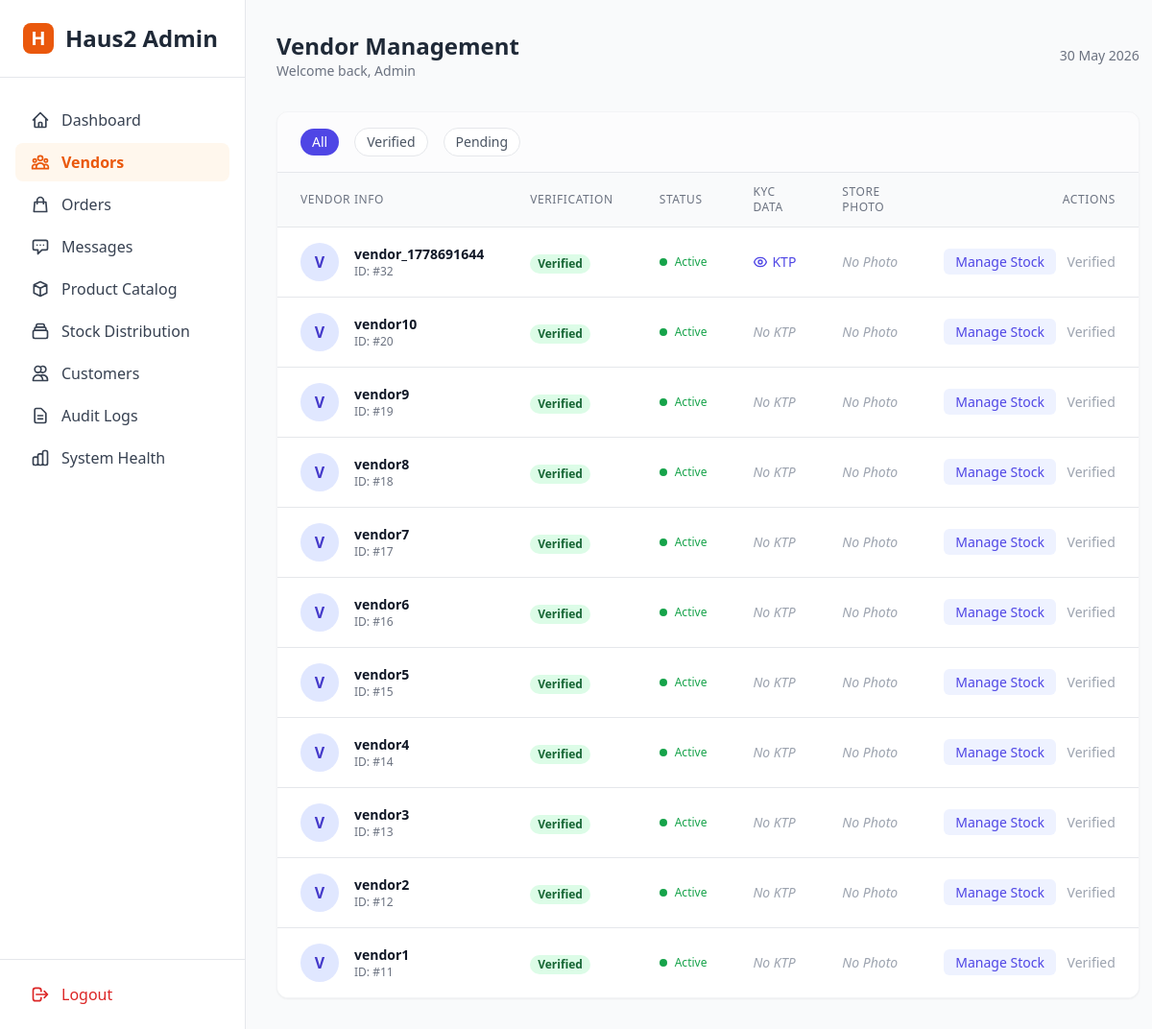
The page /web-admin/vendors (signed in) on the database as committed earlier.
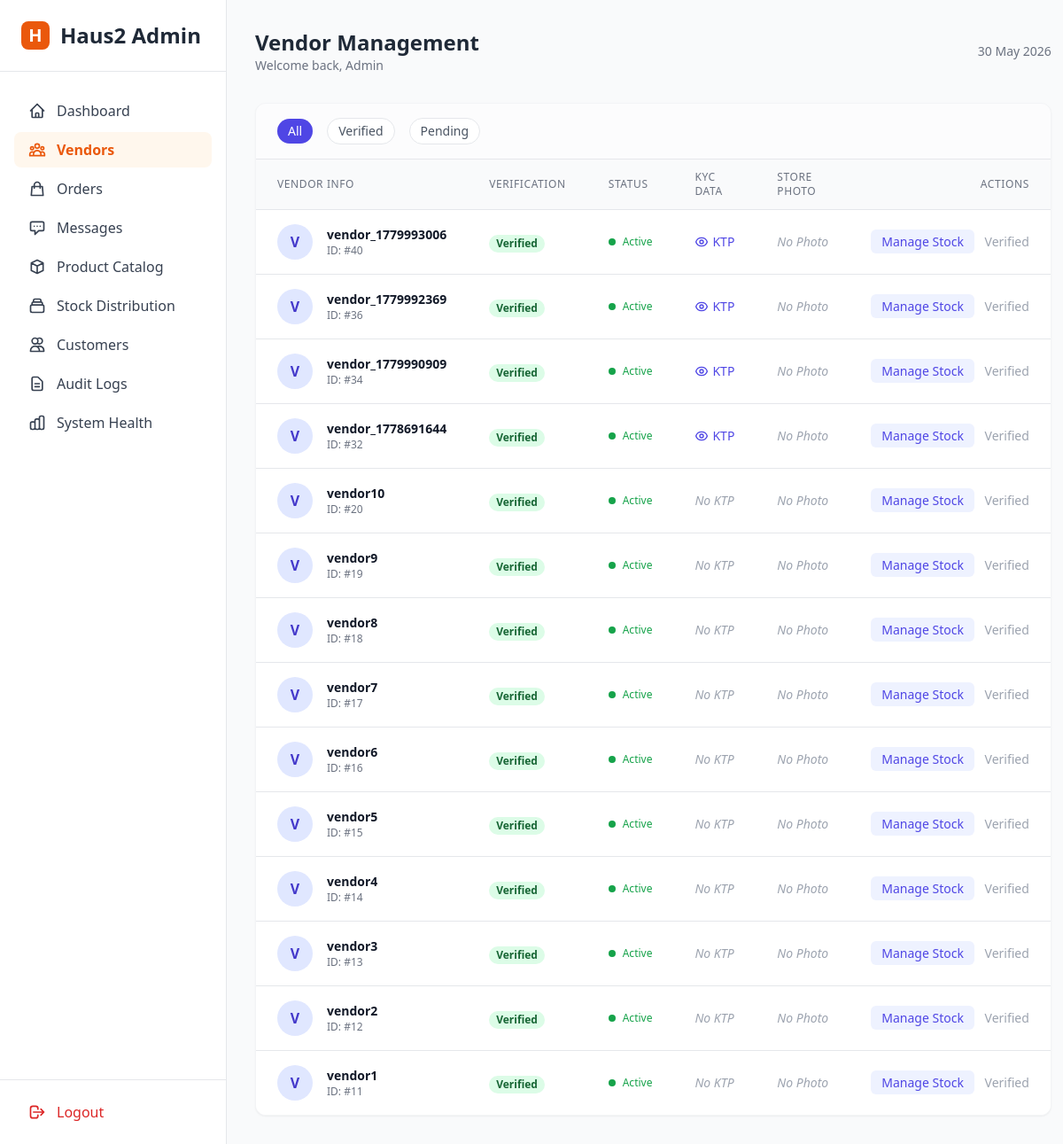
The same page on the database as committed later.
### app/models.py (models this page shows, shortened)
class User(db.Model, SerializerMixin):
    __tablename__ = 'users'
    id = db.Column(db.Integer, primary_key=True)
    username = db.Column(db.String(80), unique=True, nullable=False)
    password_hash = db.Column(db.String(128), nullable=False)
    role = db.Column(db.String(20), nullable=False) # admin, vendor, customer
    is_verified = db.Column(db.Boolean, default=False) # For Vendor KYC
    ktp_image_url = db.Column(db.String(255), nullable=True)
    store_image_url = db.Column(db.String(255), nullable=True)
    failed_login_attempts = db.Column(db.Integer, default=0)
    locked_until = db.Column(db.DateTime, nullable=True)
    latitude = db.Column(db.Float, nullable=True)
    longitude = db.Column(db.Float, nullable=True)
    is_active = db.Column(db.Boolean, default=True) # Toggle for vendors
    fcm_token = db.Column(db.String(255), nullable=True)
    created_at = db.Column(db.DateTime, default=lambda: datetime.now(timezone.utc))
    serialize_only = ('id', 'username', 'role', 'is_verified', 'latitude', 'longitude', 'is_active', 'created_at')

### app/web_admin.py (the view)
@web_admin_bp.route('/vendors', methods=['GET'])
def vendors():
    if 'admin_id' not in session:
        return redirect(url_for(LOGIN_ROUTE))
    status_filter = request.args.get('status', 'all')
    query = User.query.filter_by(role='vendor')
    if status_filter == 'pending':
        query = query.filter_by(is_verified=False)
    elif status_filter == 'verified':
        query = query.filter_by(is_verified=True)
    all_vendors = query.order_by(User.id.desc()).all()
    return render_template('admin/vendors.html', vendors=all_vendors, current_filter=status_filter)

### app/web_admin.py (called while the page is built)
@web_admin_bp.context_processor
def inject_globals():
    try:
        pending_vendors = User.query.filter_by(role='vendor', is_verified=False).count()
        unread_messages = 0
        admin_id = session.get('admin_id')
        if admin_id:
            unread_messages = ChatMessage.query.filter_by(receiver_id=admin_id, is_read=False).count()
        return {
            'now': datetime.now(timezone.utc),
            'pending_vendor_count': pending_vendors,
            'unread_msg_count': unread_messages
        }
    except:
        return {'now': datetime.now(), 'pending_vendor_count': 0, 'unread_msg_count': 0}

### app/templates/admin/vendors.html (shortened to what the changed rows need)
{% extends 'base.html' %}
{% block header_title %}Vendor Management{% endblock %}
{% block content %}
<div class="bg-white rounded-xl shadow-sm border border-gray-100 overflow-hidden">
    <div class="overflow-x-auto">
        <table class="min-w-full divide-y divide-gray-200">
            <thead class="bg-gray-50">
                <tr>
                    <th class="px-6 py-3 text-left text-xs font-medium text-gray-500 uppercase tracking-wider">Vendor Info</th>
                    <th class="px-6 py-3 text-left text-xs font-medium text-gray-500 uppercase tracking-wider">Verification</th>
                    <th class="px-6 py-3 text-left text-xs font-medium text-gray-500 uppercase tracking-wider">Status</th>
                    <th class="px-6 py-3 text-left text-xs font-medium text-gray-500 uppercase tracking-wider">KYC Data</th>
                    <th class="px-6 py-3 text-left text-xs font-medium text-gray-500 uppercase tracking-wider">Store Photo</th>
                    <th class="px-6 py-3 text-right text-xs font-medium text-gray-500 uppercase tracking-wider">Actions</th>
                </tr>
            </thead>
            <tbody class="bg-white divide-y divide-gray-200">
                {% for vendor in vendors %}
                <tr class="hover:bg-gray-50 transition-colors">
                    <td class="px-6 py-4 whitespace-nowrap">
                        <div class="flex items-center">
                            <div class="h-10 w-10 rounded-full bg-indigo-100 flex items-center justify-center text-indigo-700 font-bold">
                                {{ vendor.username[0]|upper }}
                            </div>
                            <div class="ml-4">
                                <div class="text-sm font-bold text-gray-900">{{ vendor.username }}</div>
                                <div class="text-xs text-gray-500">ID: #{{ vendor.id }}</div>
                            </div>
                        </div>
                    </td>
                    <td class="px-6 py-4 whitespace-nowrap">
                        {% if vendor.is_verified %}
                        <span class="px-2 inline-flex text-xs leading-5 font-semibold rounded-full bg-green-100 text-green-800">
                            Verified
                        </span>
                        {% else %}
                        <span class="px-2 inline-flex text-xs leading-5 font-semibold rounded-full bg-yellow-100 text-yellow-800">
                            Pending
                        </span>
                        {% endif %}
                    </td>
                    <td class="px-6 py-4 whitespace-nowrap">
                        {% if vendor.is_active %}
                        <span class="flex items-center text-xs text-green-600 font-medium">
                            <span class="h-2 w-2 rounded-full bg-green-600 mr-2"></span> Active
                        </span>
                        {% else %}
                        <span class="flex items-center text-xs text-gray-400 font-medium">
                            <span class="h-2 w-2 rounded-full bg-gray-400 mr-2"></span> Offline
                        </span>
                        {% endif %}
                    </td>
                    <td class="px-6 py-4 whitespace-nowrap text-sm text-gray-500">
                        {% if vendor.ktp_image_url %}
                        <a href="{{ vendor.ktp_image_url }}" target="_blank" class="text-indigo-600 hover:text-indigo-900 flex items-center">
                            KTP
                        </a>
                        {% else %}
                        <span class="text-gray-400 italic">No KTP</span>
                        {% endif %}
                    </td>
                    <td class="px-6 py-4 whitespace-nowrap text-sm text-gray-500">
                        {% if vendor.store_image_url %}
                        <a href="{{ vendor.store_image_url }}" target="_blank" class="text-indigo-600 hover:text-indigo-900 flex items-center">
                            <svg class="w-4 h-4 mr-1" fill="none" stroke="currentColor" viewBox="0 0 24 24"><path stroke-linecap="round" stroke-linejoin="round" stroke-width="2" d="M3 9a2 2 0 012-2h.93a2 2 0 001.664-.89l.812-1.22A2 2 0 0110.07 4h3.86a2 2 0 011.664.89l.812 1.22A2 2 0 0018.07 7H19a2 2 0 012 2v9a2 2 0 01-2 2H5a2 2 0 01-2-2V9z"></path><path stroke-linecap="round" stroke-linejoin="round" stroke-width="2" d="M15 13a3 3 0 11-6 0 3 3 0 016 0z"></path></svg>
                            Foto Toko
                        </a>
                        {% else %}
                        <span class="text-gray-400 italic">No Photo</span>
                        {% endif %}
                    </td>
                    <td class="px-6 py-4 whitespace-nowrap text-right text-sm font-medium">
                        {% if vendor.is_verified %}
                        <a href="{{ url_for('web_admin.update_vendor_stock', vendor_id=vendor.id) }}" class="text-indigo-600 hover:text-indigo-900 bg-indigo-50 px-3 py-1 rounded-md mr-2 transition-colors">Manage Stock</a>
                        {% endif %}
                        {% if not vendor.is_verified %}
                        <a href="{{ url_for('web_admin.verify_action', user_id=vendor.id, action='approve') }}" class="text-white bg-green-600 hover:bg-green-700 px-3 py-1 rounded-md mr-2 transition-colors">Approve</a>
                        <a href="{{ url_for('web_admin.verify_action', user_id=vendor.id, action='reject') }}" onclick="return confirm('Reject this vendor?')" class="text-red-600 hover:text-red-900">Reject</a>
                        {% else %}
                        <span class="text-gray-400">Verified</span>
                        {% endif %}
                    </td>
                </tr>
                {% else %}
                <tr>
                    <td colspan="5" class="px-6 py-12 text-center text-gray-500 italic">
                        No vendors found for this filter.
                    </td>
                </tr>
                {% endfor %}
            </tbody>
        </table>
    </div>
</div>
{% endblock %}

Rows that differ between the two databases and show on the page:
added User: username "V", username "vendor_1779993006", id "40", is_verified "Verified", is_active True (drawn), shows "No Photo"
added User: username "V", username "vendor_1779992369", id "36", is_verified "Verified", is_active True (drawn), shows "No Photo"
added User: username "V", username "vendor_1779990909", id "34", is_verified "Verified", is_active True (drawn), shows "No Photo"
